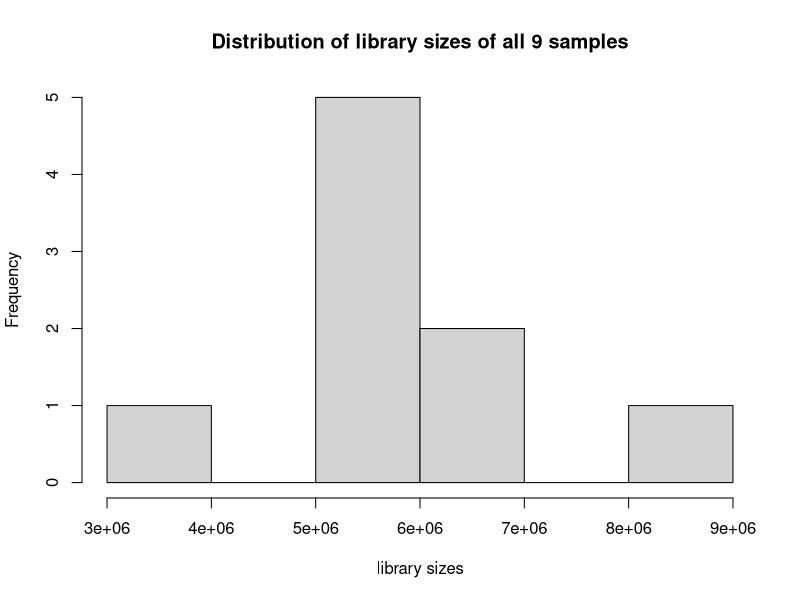
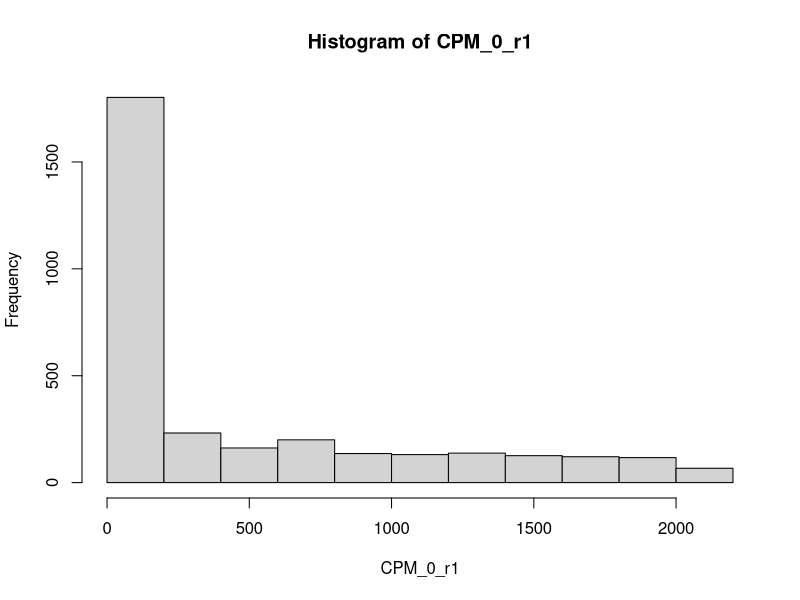
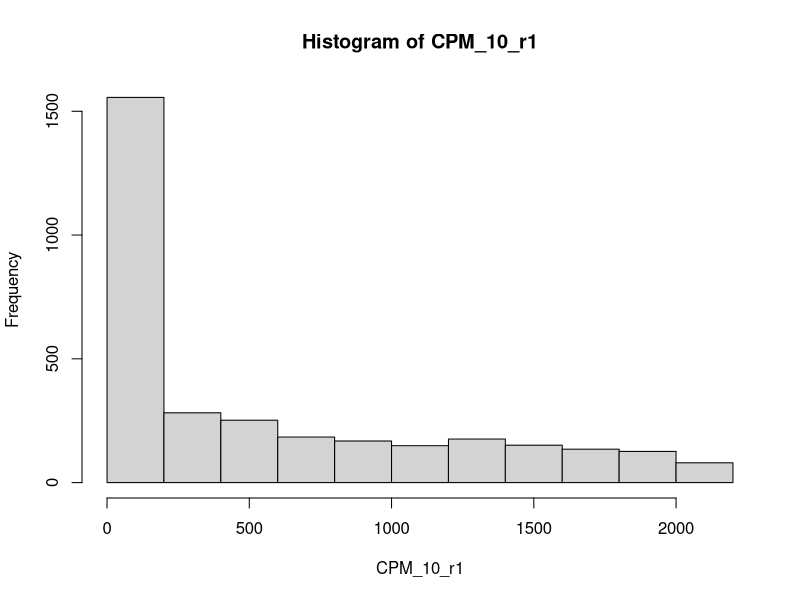
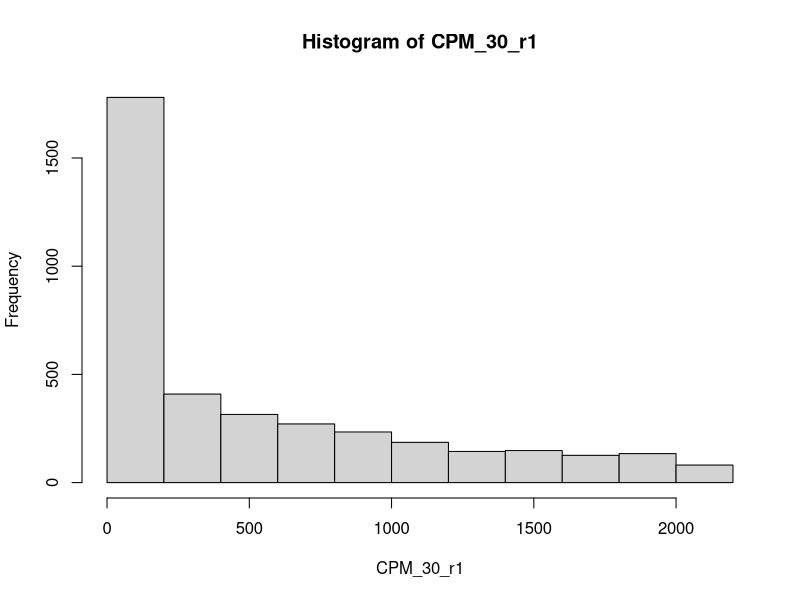
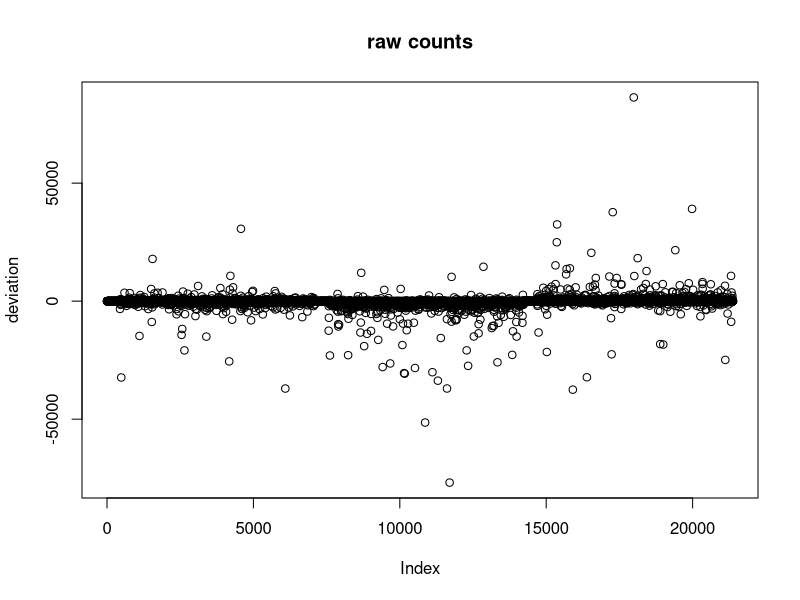
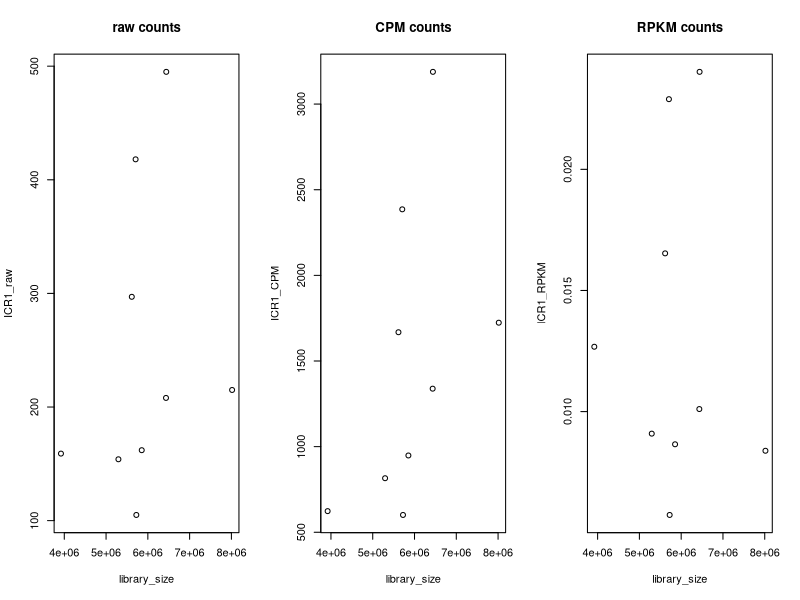
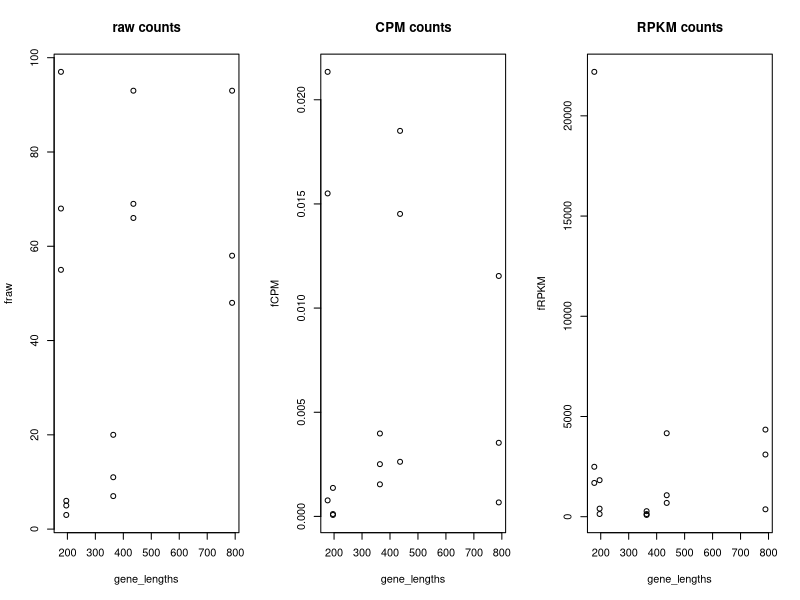

These charts were generated, in order, by the following R code:
## ---- chunk 1
knitr::opts_chunk$set(echo = TRUE)
survey<- read.csv("basic_yeast_heatshock.csv", header=TRUE)
## ---- chunk 2
head(survey)

#The library size for each sample is the sum of all feature(gene) counts

survey_Numeric <- survey[, -1]
library_size <- colSums(survey_Numeric)
hist(library_size, main = "Distribution of library sizes of all 9 samples", xlab = "library sizes")

cat("The library size is the same for raw counts, CPM and RPKM")


## ---- chunk 3

library_size_r1<- sum(survey$X25_0_r1, survey$X42_10_r1, survey$X42_30_r1)
library_size_r2 <- sum(survey$X25_0_r2, survey$X42_10_r2, survey$X42_30_r2)
library_size_r3 <- sum(survey$X25_0_r3, survey$X42_10_r3, survey$X42_30_r3)

CPM_0_r1 <- survey$X25_0_r1 * library_size_r1/1000000
hist(CPM_0_r1)

CPM_10_r1 <- survey$X42_10_r1 * library_size_r1/1000000
hist(CPM_10_r1)

CPM_30_r1 <- survey$X42_30_r1 * library_size_r3/1000000
hist(CPM_30_r1)

## ---- chunk 4
sample_r1 <- c(survey$X25_0_r1, survey$X42_10_r1, survey$X42_30_r1)
sample_r2<- c(survey$X25_0_r2, survey$X42_10_r2, survey$X42_30_r2)

deviation<- sample_r2-sample_r1
plot(deviation, main="raw counts")

## ---- chunk 5
library_size
# Selected feature(gene): ICR1.
ICR1_raw <- survey_Numeric[4,]
# calculate CPM(ICR1) with sweep function, which multiply the counts of genes with the library size of the sample
ICR1_CPM <- sweep(ICR1_raw, MARGIN = 2, library_size, `*`)/1000000   
cat("The length of ICR1 is 3199bp. Quelle:https://www.yeastgenome.org/locus/S000132612")
ICR1_RPKM <- sweep(ICR1_raw, MARGIN = 2, library_size, `/`) * 1000000 / 3199

par(mfrow = c(1, 3))
plot(library_size, ICR1_raw, main = "raw counts")
plot(library_size, ICR1_CPM, main = "CPM counts")
plot(library_size, ICR1_RPKM, main = "RPKM counts")
## ---- chunk 6

#The yeast heatshock data is not properate for this plot because it does not contain gene length. Therefore I will create a data frame in oder to show how to calculate and plot feature length to count of the feature

df1 <- read.table(text="
   gene_id               R1      R2       R3  length
ENSMUSG00000000028       58      93       48   789                 
ENSMUSG00000000031       11      7        20   364                    
ENSMUSG00000000037       3       5         6   196                                       
ENSMUSG00000000058       66     93        69   436                                  
ENSMUSG00000000085       55     68        97   177", header=TRUE)

library_size2 <- rowSums( df1[,2:4] )

gene_lengths <- c(789, 789, 789, 364, 364, 364, 196, 196, 196, 436, 436, 436, 177, 177, 177)
featureLength_raw <- df1[, 2:4]
featureLength_CPM <- sweep(featureLength_raw, MARGIN = 2, library_size2, `*`)/1000000   
featureLength_RPKM <- sweep(featureLength_raw, MARGIN = 2, library_size2 * gene_lengths, `/`) * 1000000

fraw <- as.numeric(rbind(featureLength_raw$R1, featureLength_raw$R2, featureLength_raw$R3))
fCPM <- as.numeric(rbind(featureLength_CPM$R1, featureLength_CPM$R2, featureLength_CPM$R3))
fRPKM <- as.numeric(rbind(featureLength_RPKM$R1, featureLength_RPKM$R2, featureLength_RPKM$R3))

par(mfrow = c(1, 3))
plot(gene_lengths, fraw, main = "raw counts")
plot(gene_lengths, fCPM, main = "CPM counts")
plot(gene_lengths, fRPKM, main = "RPKM counts")

